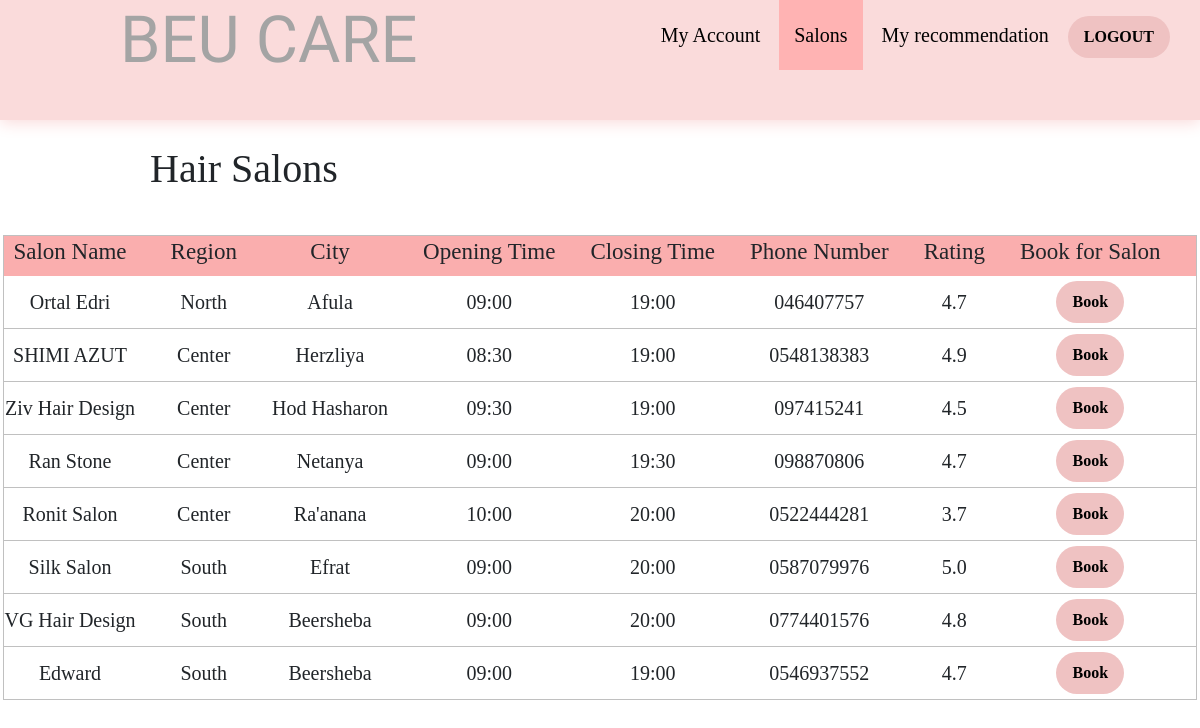
The page /Mysalon-project/Hairsalon.php on the database its author committed.
### tables this page shows
CREATE TABLE `salon` (
  `SalonID` int(11) NOT NULL,
  `SalonName` varchar(45) NOT NULL,
  `ServiceId` int(11) NOT NULL,
  `Region` varchar(45) NOT NULL,
  `City` varchar(60) NOT NULL,
  `OpeningTIme` time(2) NOT NULL,
  `ClosingTime` time(2) NOT NULL,
  `Rating` decimal(10,1) DEFAULT NULL,
  `Phonenumber` varchar(45) NOT NULL
);

### Mysalon-project/Hairsalon.php (the view, shortened to what this page needs)
<!DOCTYPE html>
<html lang="en">
<head>
    <link rel="stylesheet" href="https://cdn.jsdelivr.net/npm/bootstrap@4.0.0/dist/css/bootstrap.min.css">
</head>
<body >
<nav>
         <label class="logo">BEU CARE</label>
         <ul>
         <li><a href="customerpage.php" style='color:black;'>My Account</a></li>
            <li>
               <a class="active" href="#" style='color:black;'>Salons
               </a>
            </li>
            <li><a href="recommed-form.php" style='color:black;'>My recommendation</a></li>
            <button ><a href="logout.php" style='color:black;'>LOGOUT</a> </button>
         </ul>
      </nav>
    <h1>Hair Salons</h1>
    <br>
    <table class="content-table" id="branch">
        <thead>
            <tr>
                <th><h2>Salon Name</h2>  </th>
                <th> <h2>Region</h2> </th>
                <th> <h2>City</h2> </th>
                <th> <h2>Opening Time</h2> </th>
                <th> <h2>Closing Time</h2> </th>
                <th> <h2>Phone Number</h2> </th>
                <th> <h2>Rating</h2> </th>
                <th> <h2>Book for Salon</h2> </th>
            </tr>
        </thead>
         <tbody>
        <?php
          $servername="localhost";
          $username="root";
          $password="";
          $database="projectsalons";
          $connection=new mysqli($servername,$username,$password,$database,3307);
        $sql="SELECT SalonName,Region,City,SalonID,
        cast(OpeningTime as varchar(5)) as OpeningTime,cast(ClosingTime as varchar(5)) AS ClosingTime,Phonenumber,Rating  FROM salon WHERE ServiceId =5";
        $result=$connection->query($sql);
        while($row=$result->fetch_assoc()){
        $salon_id=$row['SalonID'];
        echo "<tr>
        <td>" .$row["SalonName"] ."</td>
        <td>" .$row["Region"] ."</td>
        <td>" .$row["City"] ."</td>
        <td>" .$row["OpeningTime"] ."</td>
        <td>" .$row["ClosingTime"] ."</td>
        <td>" .$row["Phonenumber"] ."</td>
        <td>" .$row["Rating"] ."</td>
        <td><button><a href='bookingpage.php?u_id=$salon_id' style='color:black; text-decoration:none;'>Book</a></button></td>
     </tr>";
}
?>
</tbody>
</table>
</body>
</html>

### Mysalon-project/Hairsalon.php (style rules this page uses)
.content-table { border-collapse:collapse; margin: 10px 0; font-size:1.23em; min-width: 500px; margin-left:5px; border:1px solid #C0C0C0; margin-left: auto; margin-right: auto; }
.content-table thead tr { background-color:#FAAEAE; text-align:left; }
.content-table tbody tr { border-bottom: 1px solid #C0C0C0; }
h2 { font-family: Lato-Bold; font-size: 23px; line-height: 1.4; padding-right:35px; }
.content-table tbody td { font-family: Lato-Bold; font-size: 20px; padding-right:35px; }
h1 { padding-top:25px; padding-left:150px; }
tr { text-align: center; }
td { padding-top:5px; padding-bottom:5px; }
button { display: inline-block; outline: 0; border: 0; cursor: pointer; background-color:#EFC2C2; border-radius: 60px; padding: 8px 16px; font-size: 16px; font-weight: 700; color: black; line-height: 26px; }
* { margin: 0; padding: 0; list-style: none; text-decoration: none; }
body { user-select: none; font-family: montserrat; }
nav .logo { color: #A4A4A4; font-size: 65px; line-height: 80px; padding: 0 120px; font-family: 'Mouse Memoirs', sans-serif; }
nav { height: 70px; box-shadow: 0 3px 15px #fadbdb; background: #fadbdb; height: 120px; width: 100%; padding: auto; }
nav ul { float: right; margin-right: 30px; }
nav ul li { display: inline-block; }
nav ul li a { color:black; text-decoration:none; display: block; padding: 0 15px; line-height: 70px; font-size: 20px; background: #fadbdb; transition: .5s; }
nav ul li a:hover, nav ul li a.active { background: #FFB3B3; transition: .5s; text-decoration:none; }
h2 { text-align: center; }

### rows shown on the page
salon: SalonName "Ortal Edri", Region "North", City "Afula", OpeningTime "09:00", ClosingTime "19:00", Phonenumber "046407757", Rating "4.7"
salon: SalonName "SHIMI AZUT", Region "Center", City "Herzliya", OpeningTime "08:30", ClosingTime "19:00", Phonenumber "0548138383", Rating "4.9"
salon: SalonName "Ziv Hair Design", Region "Center", City "Hod Hasharon", OpeningTime "09:30", ClosingTime "19:00", Phonenumber "097415241", Rating "4.5"
salon: SalonName "Ran Stone", Region "Center", City "Netanya", OpeningTime "09:00", ClosingTime "19:30", Phonenumber "098870806", Rating "4.7"
salon: SalonName "Ronit Salon", Region "Center", City "Ra'anana", OpeningTime "10:00", ClosingTime "20:00", Phonenumber "0522444281", Rating "3.7"
salon: SalonName "Silk Salon", Region "South", City "Efrat", OpeningTime "09:00", ClosingTime "20:00", Phonenumber "0587079976", Rating "5.0"
salon: SalonName "VG Hair Design", Region "South", City "Beersheba", OpeningTime "09:00", ClosingTime "20:00", Phonenumber "0774401576", Rating "4.8"
salon: SalonName "Edward", Region "South", City "Beersheba", OpeningTime "09:00", ClosingTime "19:00", Phonenumber "0546937552", Rating "4.7"
